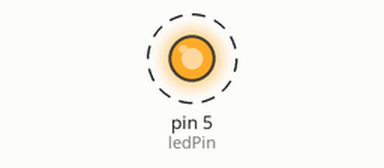
Simulated run of this sketch. Board: Arduino Uno, built with avr-gcc and run on an emulated ATmega328P. Parts: output pins drawn as LEDs (lit = HIGH). Dashed ring = blinking. What the sketch prints to the serial monitor is not drawn.

Above: at 0.2 s.
Timing chart, 0 to 3.0 s (numbered marks = the images above):
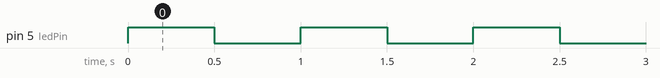

The sketch:

BeckBlink.ino
```cpp
int ledPin = 5;

void setup()
{
    pinMode(ledPin, OUTPUT);
    Serial.begin(115200);
}

void loop()
{
    Serial.println("Hello, WWorld!");
    digitalWrite(ledPin, HIGH);
    delay(500);
    digitalWrite(ledPin, LOW);
    delay(500);
}
```

Measured:
- by itself, pin 5 (ledPin): alternates HIGH for 0.50 s and LOW for 0.50 s
